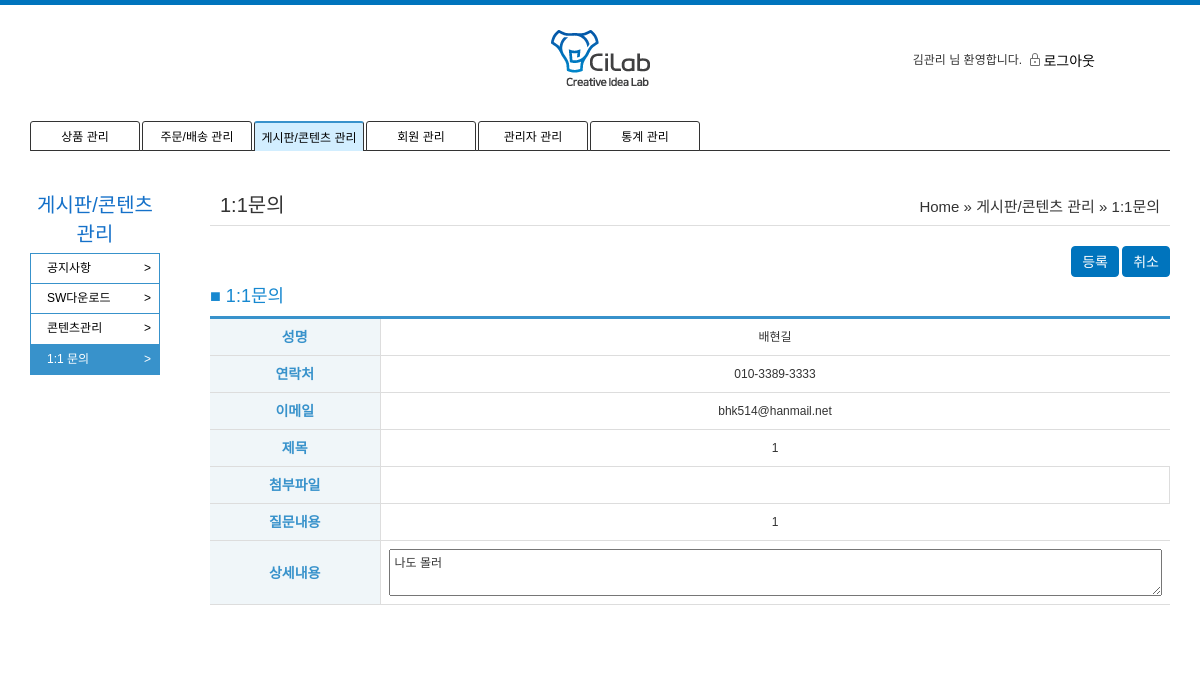
Page /admin/board/qna.php?type=4&no=140 (signed in) on the committed database.
### tables this page shows
CREATE TABLE IF NOT EXISTS `tb_qna` (
  `pk_no` int(11) NOT NULL AUTO_INCREMENT,
  `fd_title` varchar(50) DEFAULT NULL,
  `fd_content` varchar(200) DEFAULT NULL,
  `fd_file` varchar(50) DEFAULT NULL,
  `fd_new_file` varchar(50) DEFAULT NULL,
  `fd_pw` varchar(50) DEFAULT NULL,
  `fd_name` varchar(200) DEFAULT NULL,
  `fd_date` date DEFAULT NULL,
  `fd_hp` varchar(50) DEFAULT NULL,
  `fd_mail` varchar(50) DEFAULT NULL,
  `fd_reply` varchar(200) DEFAULT NULL,
  PRIMARY KEY (`pk_no`)
);

### common.php (called while the page is built, shortened)
<?php
	include_once('config/db_config.php');
	$mysqli = new mysqli($host, $user, $pw, $dbName);
	function query_send($query){
		global $mysqli;
		return mysqli_query($mysqli, $query);
	}
	function board_get_info($no,$type){
		$table = table_name($type);
		$query = "select * from ".$table." where pk_no=".$no;
		$result = query_send($query);
		$info = mysqli_fetch_array($result);
		return $info;
	}
	function table_name($type){
		if($type==1) $table="tb_notice";
		elseif ($type==2) $table ="tb_sw";
		elseif ($type==3) $table ="tb_contents";
		elseif ($type==4) $table ="tb_qna";
		return $table;
	}
?>

### admin/board/qna.php (the view, shortened to what this page needs)
<?php
	include '../admin_header.php';
	include './side.php';
	include_once("../../common.php");
	$no = $_GET['no'];
	$type = $_GET['type'];
	$info = board_get_info($no,$type);
?>
<link href="http://cdnjs.cloudflare.com/ajax/libs/summernote/0.8.9/summernote.css" rel="stylesheet">
<section class="container">
	<div class="">
		<div class="tabletInner">
			<form enctype='multipart/form-data' id="qna_reply" action="qna_reply.php" method="post">
				<fieldset>
					<table class="list-table">
						<div>
							<div class="admin_title">1:1문의</div>
							<div class="admin_position">Home  » 게시판/콘텐츠 관리 » 1:1문의</div>
						</div>
						<hr class="garo" style="display: block;">
						<div class="mt20 ar">
							<input type="submit" value="등록" id="notice_save_btn" class="btn type05">
							<a href="/" class="btn type05">취소</a>
						</div>
						<h4>■ 1:1문의</h4>
						<colgroup>
							<col style="width:170px;">
							<col>
						</colgroup>
						<tbody>
							<tr>
								<th scope="row">성명</th>
								<td colspan="3"><?=$info['fd_name']?>
								</td>
							</tr>
							<tr>
								<th scope="row">연락처</th>
								<td colspan="3"><?=$info['fd_hp']?></td>
							</tr>
							<tr>
								<th scope="row">이메일</th>
								<td colspan="3"><?=$info['fd_mail']?></td>
							</tr>
							<tr>
								<th scope="row">제목</th>
								<td colspan="3"><?=$info['fd_title']?></td>
							</tr>
							<tr>
								<th scope="row">첨부파일</th>
								<td olspan="3">
								</td>
							</tr>
							<tr>
								<th scope="row">질문내용</th>
								<td colspan="3"><?=$info['fd_content']?></td>
							</tr>
							<tr>
								<th scope="row">상세내용</th>
								<td colspan="3">
									<textarea name="reply" class="reply"><?=$info['fd_reply']?></textarea>
								</td>
							</tr>
						</tbody>
					</table>
				</fieldset>
			</form>
		</div>
	</div>
</section>
</body>
</html>

### css/common.css (style rules this page uses)
* { margin:0; padding:0; font-family: 'Noto Sans KR', sans-serif; list-style:none; vertical-align:middle; }
h1, h2, h3, h4, h5, h6 { font-size:14px; color:#333; }
a, div, p, td, th, select,option { font-size:12px; color:#333; }
article, aside, hgroup, header, footer, figure, figcaption, nav, section, time, mark, canvas, video, audio, details, summary { display:block; }
form { display:inline; margin:0; border:0; padding:0; }
table { border-collapse:collapse; width:100%; }
a { text-decoration:none; }
textarea { padding:5px; box-sizing:border-box; width:100%; }
input { box-sizing:border-box; }
.ar { text-align:right !important }
.mt20 { margin-top:20px !important }

### css/style.css (style rules this page uses)
html { overflow-y: scroll; }
html, body { height: 100%; }
.btn { display: inline-block; line-height: 1.2; cursor: pointer; }
.btn.type05 { padding: 0px 10px; box-sizing: border-box; line-height: 31px; height: 31px; font-size: 14px; color: #fff; vertical-align: middle; border: 1px solid #0074bd; border-radius: 4px; background: #0074bd; }

### css/default.css (style rules this page uses)
html { overflow-y:scroll }
body { margin:0;padding:0;font-size:0.75em }
html, h1, h2, h3, h4, h5, h6, form, fieldset, img { margin:0;padding:0;border:0 !important }
h1, h2, h3, h4, h5, h6 { font-size:1em }
article, aside, details, figcaption, figure, footer, header, hgroup, menu, nav, section { display:block }
label, input, button, select, img { vertical-align:middle }
input, button { margin:0;padding:0;font-size:1em }
textarea, select { font-size:1em }
hr { display:none }
a:link, a:visited { color:#000;text-decoration:none }

### admin/css/style.css (style rules this page uses)
* { margin: 0; padding: 0 }
body { font-family: "Lato", sans-serif, "맑은 고딕", font-size : 0.75em; color: #333 }
h4 { color: #1788d0 !important; }
.container { float: right; width: calc(100% - 200px) !important; font-size: 28px; padding: 0 30px 30px 10px !important; }
hr.garo { border: solid #dedede; border-width: 1px 0 0; margin-top: 5px; margin-bottom: 5px; }
.admin_position { text-align: right; display: inline-block; margin-right: 10px; margin-top: 5px; font-size: 15px; float: right; }
.admin_title { text-align: left; display: inline-block; margin-left: 10px; font-size: 20px; width: 40%; }
table { border-collapse: collapse; border-top: 3px solid #3892cb; margin-bottom: 25px; }
table th { color: #3892cb; background: #f0f6f9; text-align: center; font-size: 14px !important; }
table th, table td { padding: 8px; border: 1px solid #ddd; }
table.list-table th:first-child, table.list-table td:first-child { border-left: 0; }
table.list-table th:last-child, table.list-table td:last-child { border-right: 0; }
table.list-table { text-align: center; }

### css/tablet.css (style rules this page uses)
.tabletInner { padding:0 10px; }

### css/mobile.css (style rules this page uses)
html { overflow-y:scroll }
body { margin:0;padding:0;font-size:0.75em }
html, h1, h2, h3, h4, h5, h6, form, fieldset, img { margin:0;padding:0;border:0 }
h1, h2, h3, h4, h5, h6 { font-size:1em }
article, aside, details, figcaption, figure, footer, header, hgroup, menu, nav, section { display:block }
label, input, button, select, img { vertical-align:middle }
input, button { margin:0;padding:0;font-size:1em }
input[type=text], input[type=password], input[type=submit], input[type=image], button { border-radius:0;font-size:1em;-webkit-appearance:none }
textarea, select { font-size:1em;font-family:dotum }
textarea { border-radius:0;-webkit-appearance:none }
hr { display:none }
a:link, a:visited { color:#000;text-decoration:none }

### rows in the picture
tb_qna: fd_name "배현길", fd_hp "010-3389-3333", fd_mail "bhk514@hanmail.net", fd_title "1", fd_content "1", reply "나도 몰러"

### other values in the picture
$user_name "김관리"
